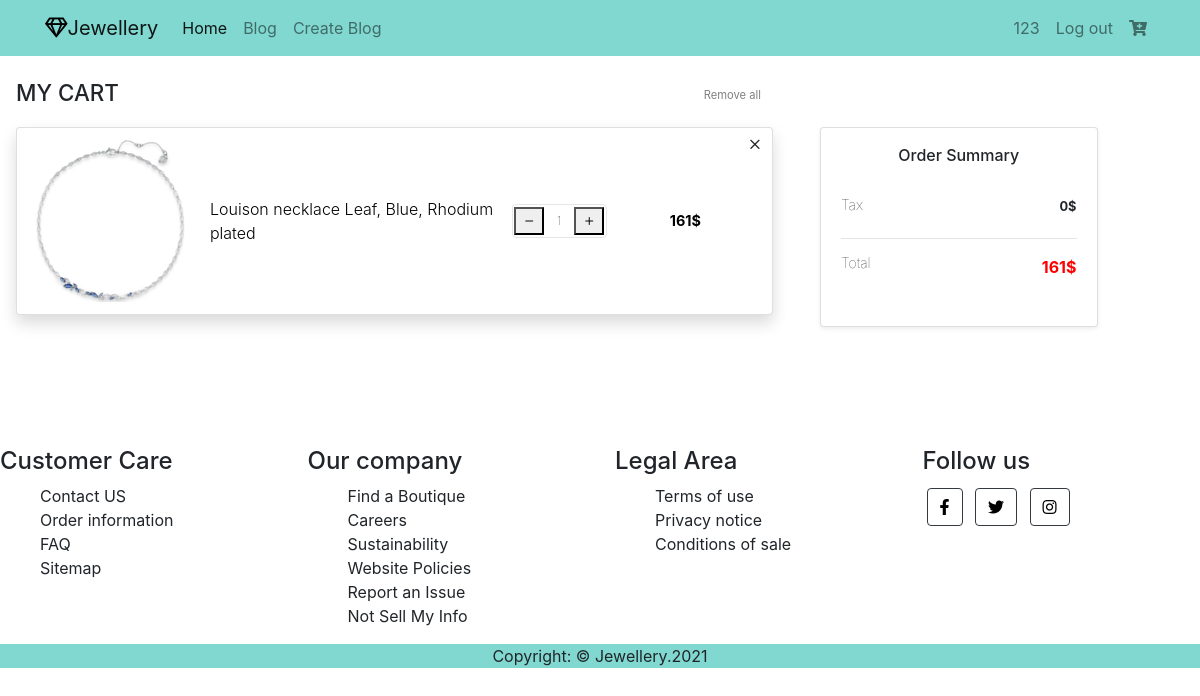
/cart.php (signed in), run on the app's committed database.
### tables this page shows
CREATE TABLE IF NOT EXISTS `cart` (
  `ID` int NOT NULL AUTO_INCREMENT,
  `user_id` int NOT NULL,
  `product_id` int NOT NULL,
  `quantity` int NOT NULL,
  `date_created` datetime NOT NULL DEFAULT CURRENT_TIMESTAMP,
  PRIMARY KEY (`ID`)
);

CREATE TABLE IF NOT EXISTS `products` (
  `ID` int NOT NULL AUTO_INCREMENT,
  `product_name` varchar(255) NOT NULL,
  `product_price` float NOT NULL,
  `product_company` varchar(255) NOT NULL,
  `product_img` varchar(255) NOT NULL,
  `date_created` datetime NOT NULL DEFAULT CURRENT_TIMESTAMP,
  PRIMARY KEY (`ID`)
);

### includes/config.php (called while the page is built, shortened)
<?php
  if (file_exists("./classes/Cart.php"))
    include "./classes/Cart.php";
  else
    include "../classes/Cart.php";
  if (!isset($_SESSION['loggedin'])) {
    $_SESSION['loggedin'] = false;
  }elseif(isset($_SESSION['user_id'])){
    $cart = new Cart($conn, $_SESSION['user_id']);
  }
 ?>

### classes/Cart.php (the view, shortened to what this page needs)
<?php
  class Cart{
    private $conn;
    private $userID;
    public function __construct($conn, $userID){
      $this->conn = $conn;
      $this->userID = $userID;
      $stmt = $this->conn->prepare("SELECT * from cart WHERE user_id = ?");
      $stmt->bind_param("i", $userID);
      $stmt->execute();
      $result = $stmt->get_result();
      $row = $result->fetch_assoc();
    }
    public function getCartList(){
      $stmt = $this->conn->prepare
        ("SELECT p.ID, p.product_img, p.product_name, p.product_price, p.product_company, c.quantity
        from cart c, products p
        where c.product_id = p.ID and c.user_id = ?");
      $stmt->bind_param("i", $this->userID);
      $stmt->execute();
      $result = $stmt->get_result();
      return $result->fetch_all(MYSQLI_ASSOC);
    }
    public function printCartList(){
      $output = '';
      $cardList = $this->getCartList();
      foreach ($cardList as $item) {
        $output .=
        "<div class='product-wrapper container card shadow p-2 m-3 d-flex align-items-center justify-content-center' href='item.php?id={$item['ID']}'>
          <div class='product d-flex h-100'>
            <div class='product-img-wrapper'>
              <img class='product-img' src='". $item['product_img'] ."' alt='product-img'>
            </div>
            <div class='product-info ml-2 d-flex align-items-center'>
              <div class='product-info-wrapper'>
                <div class='product-name-wrapper'>
                  <p class='product-name'>". $item['product_name'] ."</p>
                </div>
              </div>
            </div>
            <div class='quantity-price-wrapper d-flex align-items-center'>
              <div class='quantity-price w-100'>
                <div class='quantity-control rounded'>
                  <button class='quantity-btn quantity-btn-minus' data-id='". $item['ID'] ."' data-toggle='tooltip' data-placement='right' title='Decrease Quantity'>
                    <i class='bi bi-dash'></i>
                  </button>
                  <input type='number' class='quantity-input' data-id='". $item['ID'] ."' value='". $item['quantity'] ."' step='1' min='1'  name='quantity' readonly>
                  <button class='quantity-btn quantity-btn-plus' data-id='". $item['ID'] ."' data-toggle='tooltip' data-placement='right' title='Increase Quantity'>
                    <i class='bi bi-plus'></i>
                  </button>
                </div>
                <div class='product-price-wrapper d-flex align-items-center'>
                  <p class='product-price m-0'>". number_format($item['product_price']) ."$</p>
                </div>
              </div>
            </div>
            <button type='button' class='btn btn-light remove-btn' data-id='". $item['ID'] ."' data-toggle='tooltip' data-placement='right' title='Remove Item'>
              <i class='bi bi-x fa-lg'></i>
            </button>
          </div>
        </div>";
       }
       return $output;
    }
  }
?>

### css/style.css (style rules this page uses)
p { margin-bottom: 0; }
.container { min-height: 0% !important; }
p.product-price.m-0 { font-weight: bold; }
.product-wrapper { position: relative; transition: all 1000ms; text-decoration: none; color: black; }
.remove-btn { position: absolute; right: 0; top: 0; background: white !important; border: none !important; transition: background 400ms !important; }
.product-img-wrapper { width: 25%; }
img.product-img { width: 100%; height: 100%; object-fit: contain; }
.product-info { width: 45%; }
.quantity-price-wrapper { width: 37%; }
.quantity-price { display: flex; }
.product-price { font-size: 0.9rem; }
.container { min-height: 0vh; }
.quantity-control { display: flex; margin-top: auto; margin-bottom: auto; border: 1px solid rgb(230, 230, 230); padding: 0.1rem; }
.product-price-wrapper { margin: auto; }
.quantity-btn { margin: 0; padding: 0px 5px; cursor: pointer; }
.quantity-input { outline: none; text-align: center; width: 30px; border: none; font-size: 0.7rem; font-weight: 100; }
.remove-btn { padding: 0.3rem 0.4rem !important; }
.product-info.ml-2.d-flex.align-items-center { padding: 0.4rem; }
.product-name { font-size: 1rem !important; font-weight: 300; }

### data on the page
cart: product.product_img (picture), product.product_name "Louison necklace Leaf, Blue, Rhodium plated", quantity "1", product.product_price "161"

### other printed values
$_SESSION['user_name'] "123"
$cart->getTotalPrice() "161$"
